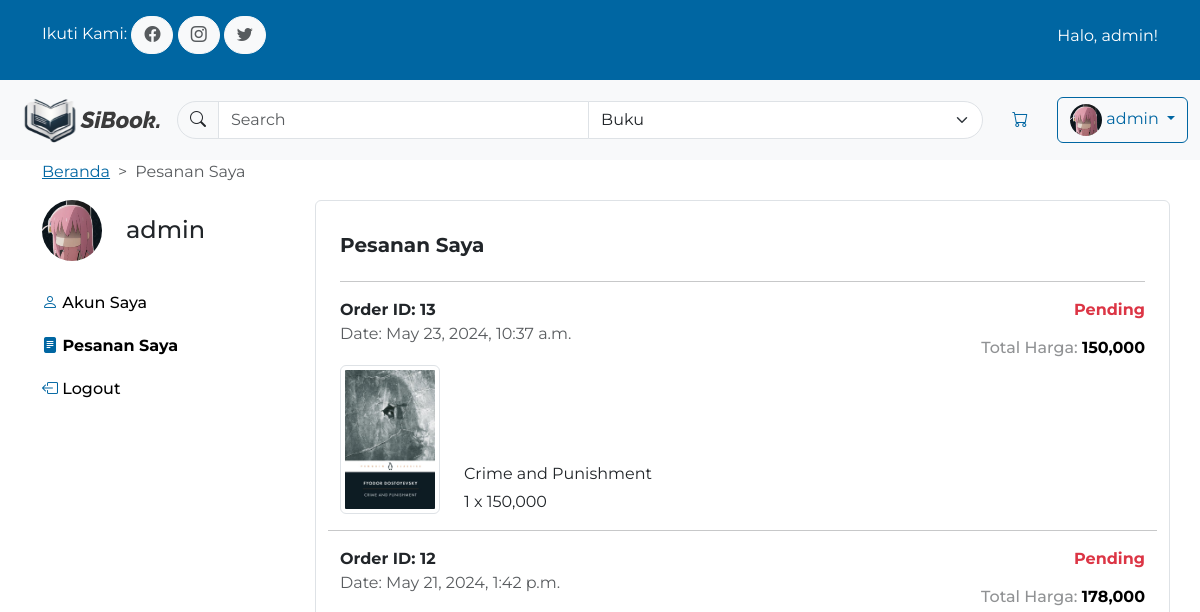
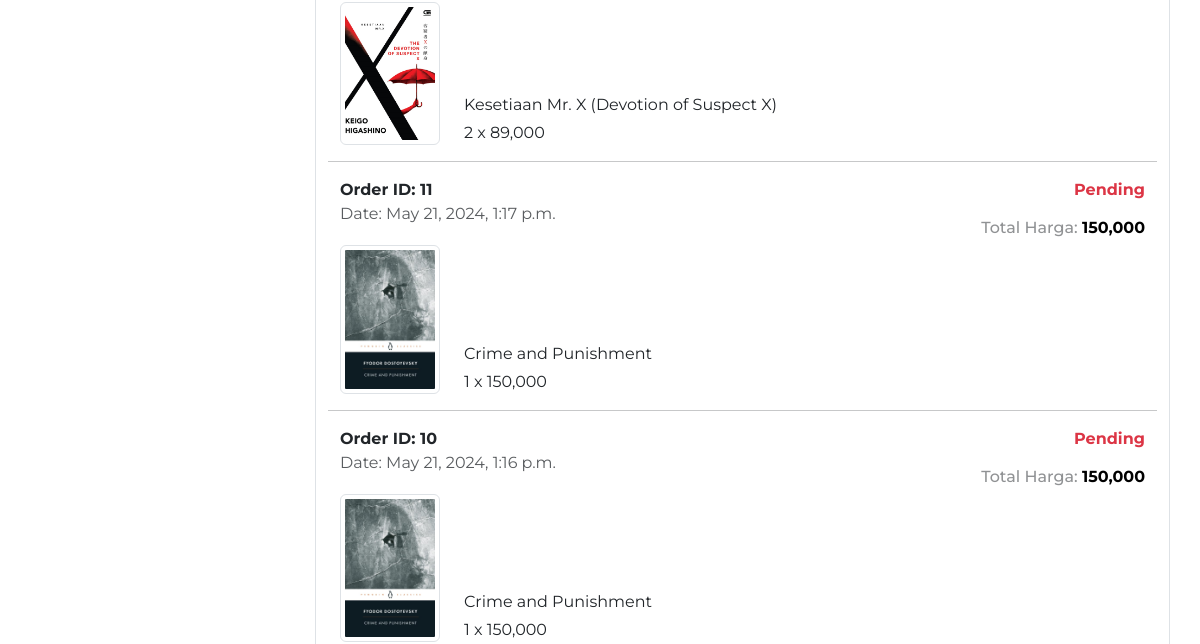
The page /order_history/ (signed in, upper part) on the database as committed earlier (2 pictures, top to bottom).
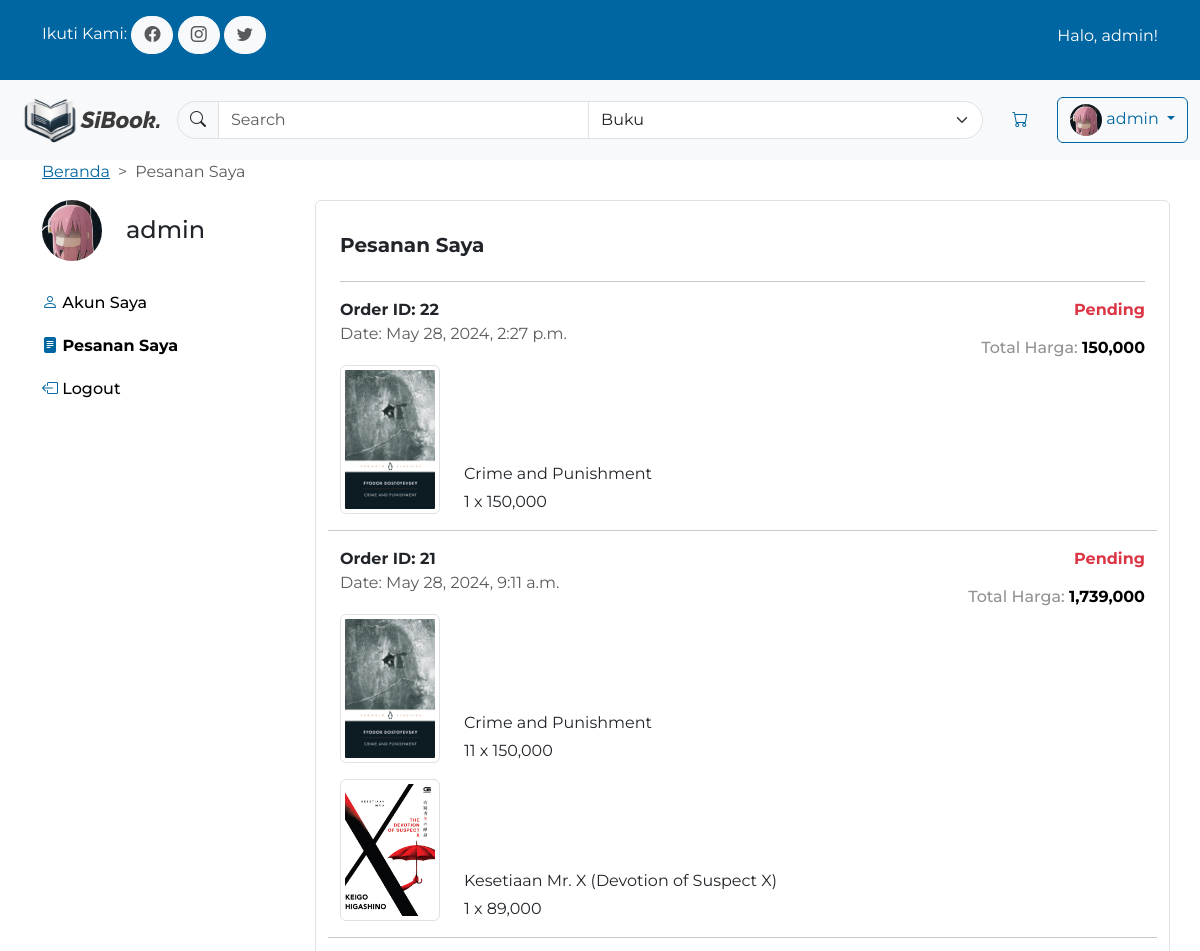
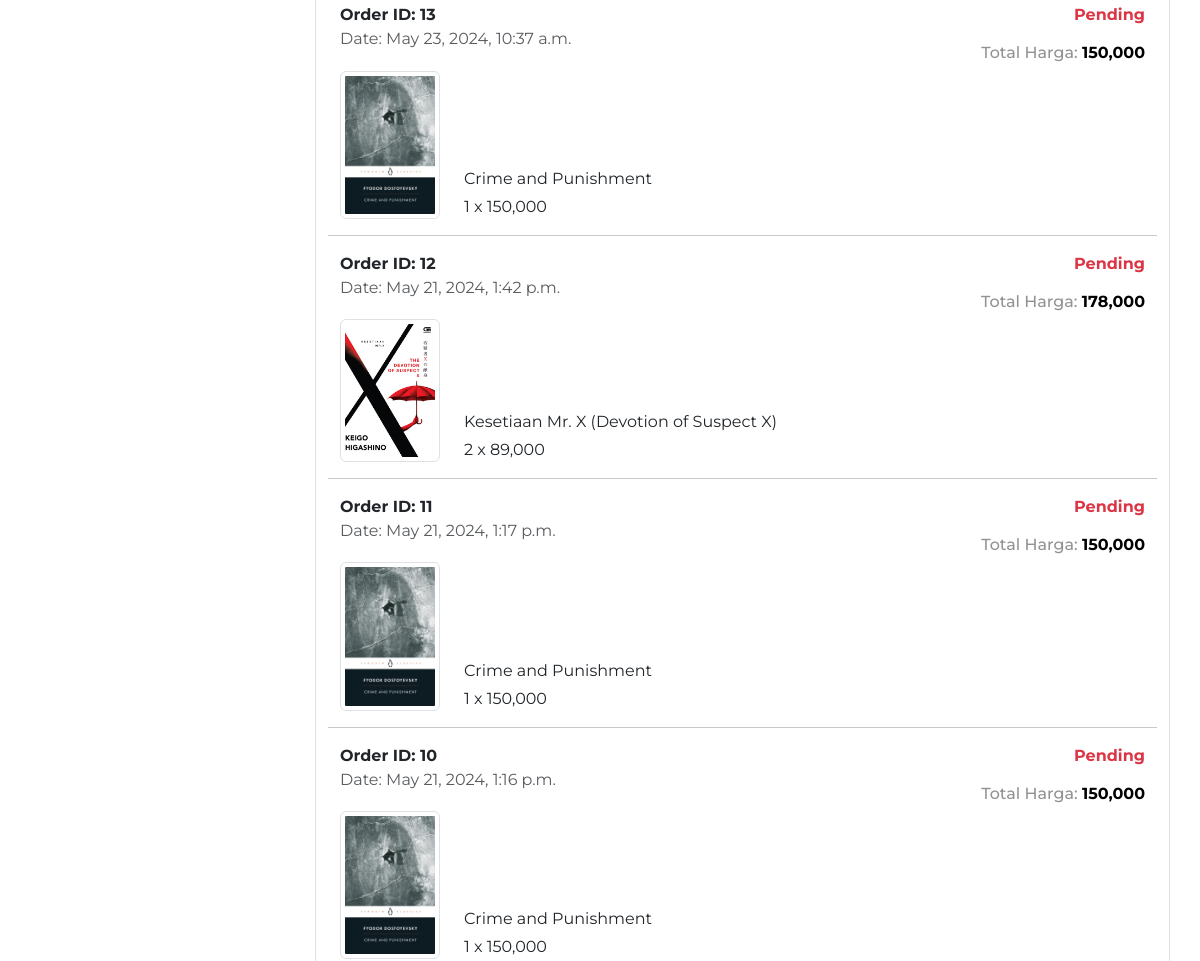
The same page on the database as committed later (2 pictures, top to bottom).
### bookcommerce/models.py (models this page shows, shortened)
class Order(models.Model):
    customer = models.ForeignKey(Customer, on_delete=models.CASCADE)
    books = models.ManyToManyField(Book, through='OrderItem')
    order_date = models.DateTimeField(auto_now_add=True)
    status = models.CharField(max_length=50, choices=ORDER_STATUS_CHOICES, default='Pending')
    address = models.ForeignKey(Address, on_delete=models.SET_NULL, null=True, blank=True)
    shipment = models.ForeignKey(Shipment, on_delete=models.SET_NULL, null=True, blank=True)
    payment = models.ForeignKey(Payment, on_delete=models.SET_NULL, null=True, blank=True)

class OrderItem(models.Model):
    order = models.ForeignKey(Order, related_name='items', on_delete=models.CASCADE)
    book = models.ForeignKey(Book, on_delete=models.CASCADE)
    quantity = models.PositiveIntegerField(default=1)

class Book(models.Model):
	title = models.CharField(max_length=150)
	cover_img = models.ImageField(upload_to='uploads/books/')
	description = models.TextField()
	author = models.ForeignKey(Author, on_delete=models.CASCADE, default=1)
	series = models.ForeignKey(Series, on_delete=models.CASCADE, default=1)
	stock = models.IntegerField(default=0)
	price = models.IntegerField(default=0)
	isbn = models.CharField(max_length=13, unique=True, null=True)
	category = models.CharField(max_length=100, null=True)
	genres = models.ManyToManyField(Genre)
	language = models.CharField(max_length=100, null=True)
	cover_type = models.CharField(max_length=20, null=True)
	pages = models.IntegerField(default=0)
	publisher = models.CharField(max_length=100, null=True)
	publish_date = models.DateField(null=True)
	weight = models.DecimalField(max_digits=5, decimal_places=2, default=0)
	length = models.DecimalField(max_digits=5, decimal_places=2, default=0)
	width = models.DecimalField(max_digits=5, decimal_places=2, default=0)

### bookcommerce/views.py (the view)
# urls.py: path('order_history/', views.order_history, name='order_history'),
@login_required
def order_history(request):
    orders = Order.objects.filter(customer=request.user).order_by('-order_date')
    orders_with_total = []
    for order in orders:
        total_price = sum(item.book.price * item.quantity for item in order.items.all())
        orders_with_total.append((order, total_price))
    return render(request, 'bookcommerce/order_history.html', {
        'orders_with_total': orders_with_total,
    })

### bookcommerce/templates/bookcommerce/order_history.html (shortened to what this page needs)
{% extends "bookcommerce/base.html" %}
{% load static %} {% load humanize %}
{% block content %}
<div class="container">
    <div class="row">
        <div class="col" style="--bs-breadcrumb-divider: '>'">
            <nav aria-label="breadcrumb">
                <ol class="breadcrumb">
                    <li class="breadcrumb-item"><a href="/">Beranda</a></li>
                    <li class="breadcrumb-item active" aria-current="page">Pesanan Saya</li>
                </ol>
            </nav>
        </div>
    </div>
    <div class="row">
        <div class="col-12 col-md-3">
            <div class="row align-items-center">
                <div class="col-auto">
                    <img
                        src="{{ user.profile_picture.url }}"
                        alt="Profile Picture"
                        class="rounded-circle"
                        style="max-width: 60px;"
                    />
                </div>
                <div class="col">
                    <h4 class="m-0">{{ user.username }}</h4>
                </div>
            </div>
            <div class="row align-items-center my-4">
                <a href="{% url 'profile' %}" class="link-body-emphasis text-decoration-none my-2">
                    <h6><i class="bi bi-person text-primary"></i> Akun Saya</h6>
                </a>
                <a href="{% url 'order_history' %}" class="link-body-emphasis text-decoration-none my-2">
                    <h6 class="fw-bold"><i class="bi bi-file-text-fill text-primary"></i> Pesanan Saya</h6>
                </a>
                <a href="{% url 'logout' %}" class="link-body-emphasis text-decoration-none my-2">
                    <h6><i class="bi bi-box-arrow-left text-primary"></i> Logout</h6>
                </a>
            </div>
        </div>
        <div class="col-12 col-md-9 px-4 py-3 border rounded">
            <div class="row">
                <div class="col">
                    <h5 class="fw-bold mt-3">Pesanan Saya</h5>
                </div>
            </div>
            <hr />
            <div>
                {% for order, total_price in orders_with_total %}
                <div class="row">
                    <div class="col mb-3">
                        <p class="m-0 fw-bold">Order ID: {{ order.id }}</p>
                        <p class="m-0 text-body-secondary">Date: {{ order.order_date }}</p>
                    </div>
                    <div class="col text-end">
                        <p class="text-danger fw-bold">{{ order.status }}</p>
                        <h6 class="text-body-tertiary align-self-end">
                            Total Harga: <strong class="text-black">{{ total_price|intcomma }}</strong>
                        </h6>
                    </div>
                    {% for item in order.items.all %}
                    <div class="row align-items-end">
                        <div class="col-2 col-md-auto mb-3">
                            <img
                                src="{{ item.book.cover_img.url }}"
                                alt=""
                                class="img-fluid img-thumbnail"
                                style="max-width: 100px;"
                            />
                        </div>
                        <div class="col">
                            <p class="mb-1">{{ item.book.title }}</p>
                            <p>{{ item.quantity }} x {{ item.book.price|intcomma }}</p>
                        </div>
                    </div>
                    {% endfor %}
                    <hr />
                </div>
                {% endfor %}
        </div>
    </div>
</div>
{% endblock %}

Rows that differ between the two databases and show on the page:
added Order: id "22", order_date "May 28, 2024, 2:27 p.m.", status "Pending", total_price "150,000"
added OrderItem: book.cover_img (picture), book "Crime and Punishment", quantity "1", book.price "150,000", shown under "22"
added Order: id "21", order_date "May 28, 2024, 9:11 a.m.", status "Pending", total_price "1,739,000"
added OrderItem: book.cover_img (picture), book "Crime and Punishment", quantity "11", book.price "150,000", shown under "21"
added OrderItem: book.cover_img (picture), book "Kesetiaan Mr. X (Devotion of Suspect X)", quantity "1", book.price "89,000", shown under "21"
